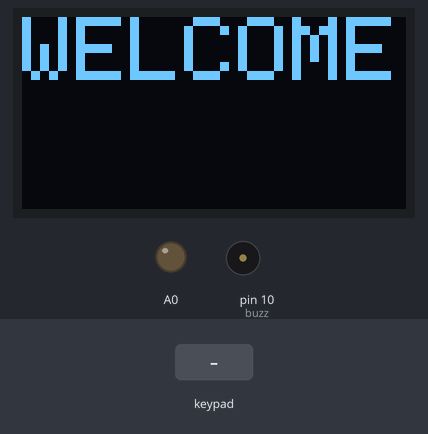
The sketch below on a simulated Arduino Uno, built with avr-gcc and run on an emulated ATmega328P. Shown: 128×64 one-colour display, output pins drawn as LEDs (lit = HIGH), buzzer (waves = sounding, pin HIGH). The inputs (shaded band) are chosen by the test bench. No radio packets arrive unless stated; what the sketch prints to the serial monitor is not drawn.

Above: at 1.4 s.
1.5 s: keypad keys 1 2 0 2 1 2 # pressed 0.4 s apart
At 4.4 s:
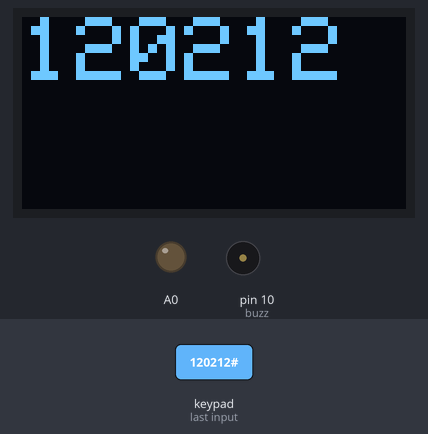
5.8 s: key '*' pressed
At 7.7 s:
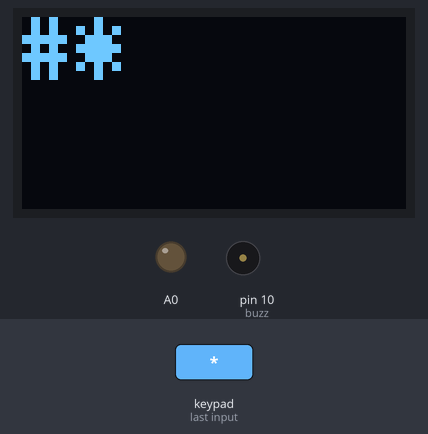
8.0 s: keypad keys * * * * * pressed 0.4 s apart
At 11.0 s:
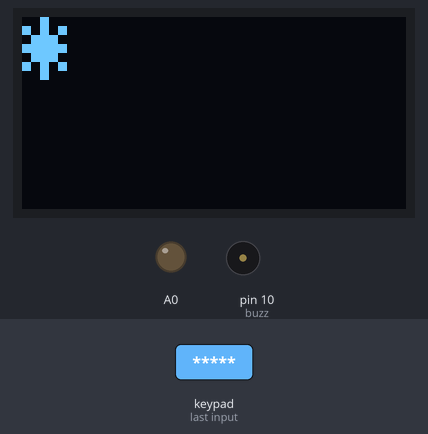
11.5 s: key '#' pressed
At 12.7 s:
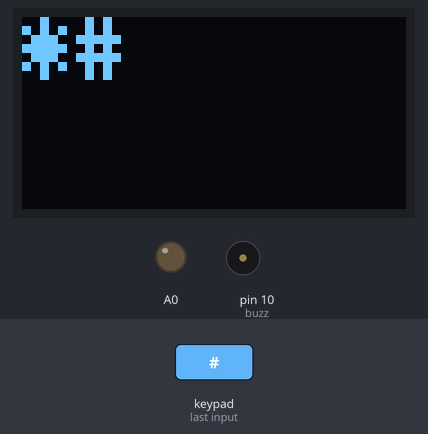
13.0 s: keypad keys * * * * pressed 0.4 s apart
At 15.8 s:
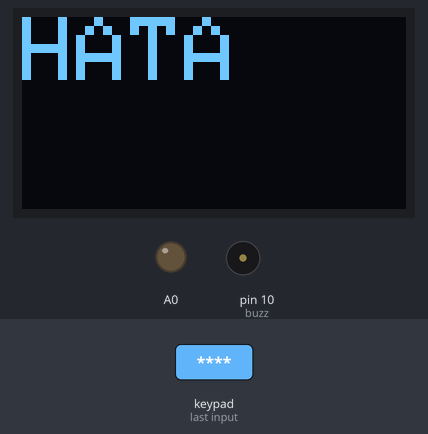
16.1 s: keypad keys 6 6 8 0 6 6 pressed 0.4 s apart
At 19.6 s:
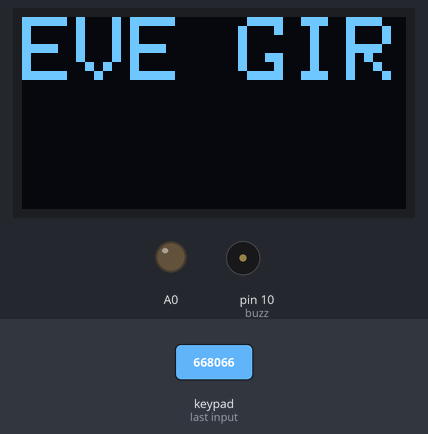
Timing chart, 0 to 21.1 s (numbered marks = the images above; inputs shaded):
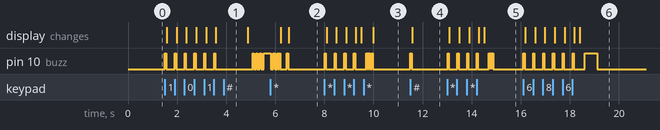

Measured:
- after the input at 1.5 s, pin 10 (buzz): goes 5 × (HIGH 0.05 s, LOW 0.35 s), HIGH 0.05 s, LOW 1.5 s, 3 × (HIGH 0.05 s, LOW 0.10 s), then HIGH, starting at once; the display: first changes after 0.08 s (image 1 shows a later state)
- after the input at 5.8 s, the display: first differs from a run without the input after 0.75 s (image 2)
- after the input at 8.0 s, the display: first changes after 0.09 s (image 3 shows a later state)
- after the input at 11.5 s, pin 10 (buzz): LOW → HIGH at once, → LOW 0.05 s later; the display: changes after 0.08 s (image 4)
- after the input at 13.0 s, the display: first changes after 0.09 s (image 5 shows a later state)
- after the input at 16.1 s, pin 10 (buzz): goes 5 × (HIGH 0.05 s, LOW 0.35 s), HIGH 0.05 s, LOW 0.45 s, HIGH 0.50 s, then LOW, starting at once; the display: first changes after 0.08 s (image 6 shows a later state)

The sketch:

GIRIS.ino
```cpp
/************************
Bu Program Eve Tuş takımı ile girmek için yazıldı
Tuş takımını soldan saga 1234567 uçları arduino digital 5431678 uçlarına
Buzzer D10 ucuna
Oled SCA A4 SCL ise A5 uclarına ( Bunlar sabit değişmez)
RF D12 ucuna ( Sender değişmez)


*/
#include <RH_ASK.h>
#include <SPI.h>
#include <Wire.h>
#include <Adafruit_GFX.h>
#include <Adafruit_SSD1306.h>

#define SCREEN_WIDTH 128 // OLED display width, in pixels
#define SCREEN_HEIGHT 32 // OLED display height, in pixels
Adafruit_SSD1306 display(-1);

#include <Keypad.h>

RH_ASK driver;
String ekran="";
int say=0;
int hatacount=0;
int buzz=10;
int zaman=0;
const byte SATIR = 4;
const byte SUTUN= 3;
char keys[SATIR][SUTUN] = {
{'1','2','3'},
{'4','5','6'},
{'7','8','9'},
{'*','0','#'}
};
byte rowPins[SATIR] = { 2, 3, 4, 5 };
byte colPins[SUTUN] = { 6, 7, 8 };
Keypad kpd = Keypad( makeKeymap(keys), rowPins, colPins, SATIR, SUTUN );
void setup()
{
    if (!driver.init())
        Serial.println("init failed");
    Serial.println("hazır");

  // Oledimizin I2C adresi 0x3C
display.begin(SSD1306_SWITCHCAPVCC, 0x3C);

// Tampon Bellek sıfırlama
display.clearDisplay();

Serial.begin(115200);
pinMode(A0, OUTPUT);
pinMode(buzz, OUTPUT);
Serial.println("hazır");
display.clearDisplay();
display.setTextSize(3);
display.setTextColor(WHITE);
display.setCursor(0,0);
display.println("WELCOME");
display.display();
delay(200);


}
void loop()
{  char key = kpd.getKey();
   if(key){
    zaman=0;
    cal(50);
      Serial.println(key);

      ekran = String(ekran + key);
      yaz(ekran);
      say=say+1;
        if (say==6)
         {
            if(ekran=="120212")
               {
                 rdgonder("TWOFL1OF");
                 hatacount=0;
                 yaz("BYE BYE");
                 cal(50);
                 delay(100);
                 cal(50);
                 delay(100);
                  cal(50);
                 delay(100);
                 cal(300);
                 delay(100);
                 cal(50);
                 delay(100);
                 cal(50);
                  ekran="";
             say=0;
                 return;
               }

            if(ekran=="668066")
               {
                 yaz("EVE GIR");
                 cal(500);
                 rdgonder("TWOFL1ON");
                 hatacount=0;

               }
            if(ekran!="668066")
             {
              hatakont();
             }
         ekran="";
             say=0;
          }
    }

  else{
    zaman=zaman+1;
    if(zaman==500){
      yaz ("WELCOME");
      zaman=0;
    }
  }
delay(15);
}


void yaz(String rakam)
{
display.clearDisplay();
display.setTextSize(3);
display.setTextColor(WHITE);
display.setCursor(0,0);
display.println(rakam);
display.display();
delay(200);


}

void cal(int zaman)
{
digitalWrite(buzz, HIGH);
delay(zaman);

digitalWrite(buzz, LOW);

}


void hatakont()
{
  yaz("HATA");
  cal(50);
  delay(10);
  cal(50);
  delay(10);
  cal(50);
  hatacount=hatacount+1;
  if (hatacount==3){ yaz("****");
   rdgonder("TWOFL1OF");
     hatacount=0;
  }

}


void rdgonder(String rdgiden)
{
  //Serial.println(rdgiden);
  char *msg = "FHALMALM";
  rdgiden.toCharArray(msg,9);
  driver.send((uint8_t *)msg, strlen(msg));
  driver.waitPacketSent();
  Serial.println(msg);
  delay(1000);

 }
```
